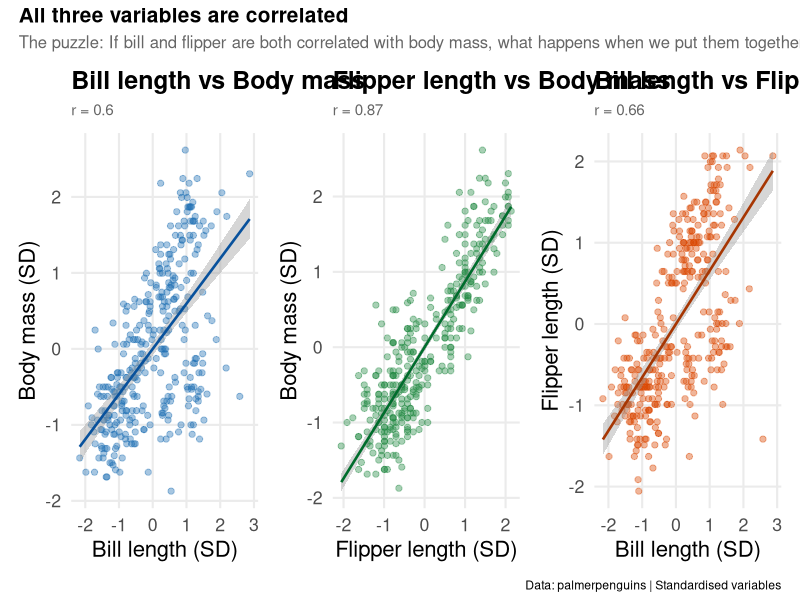
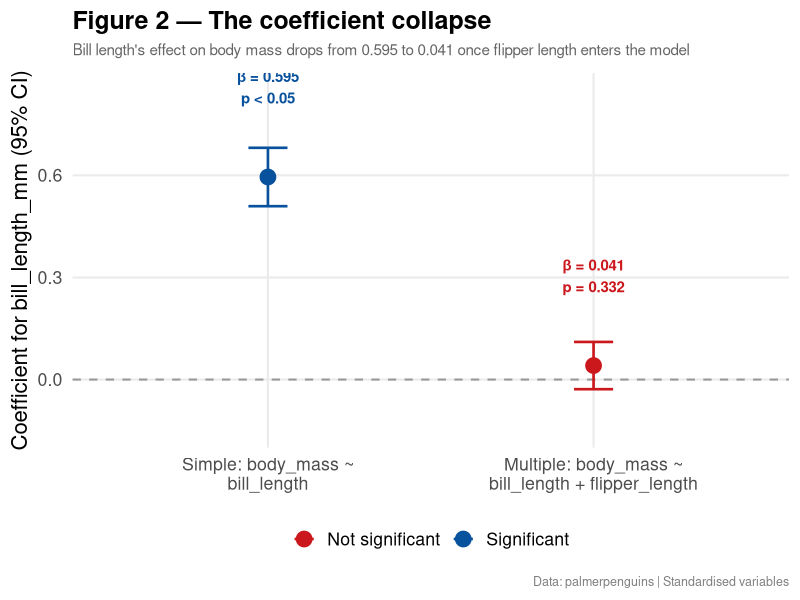
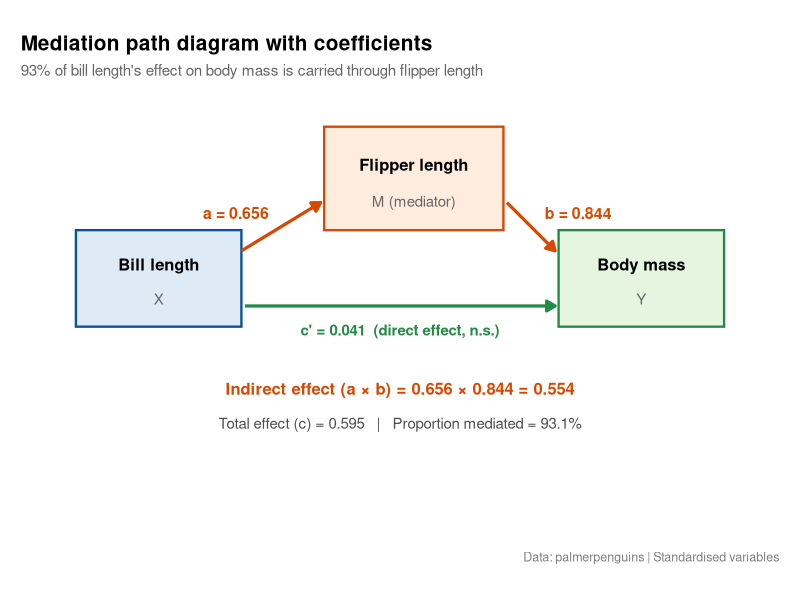
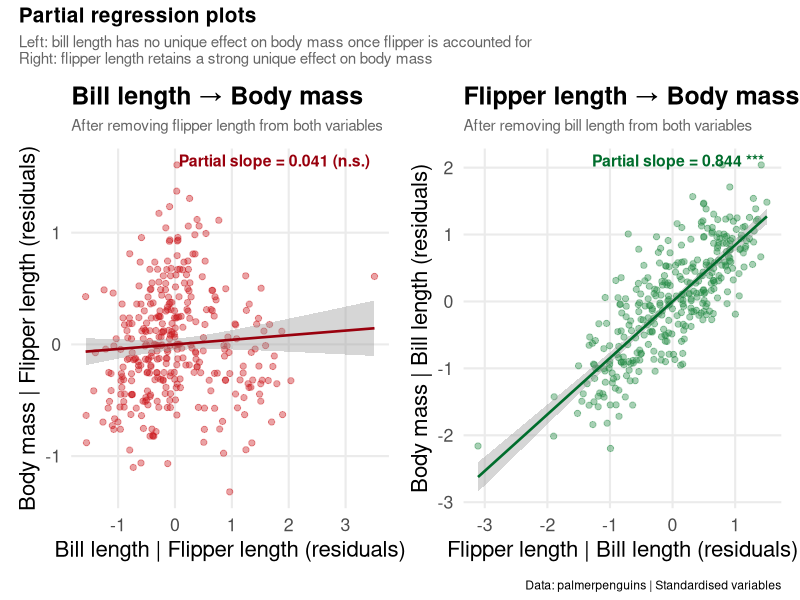

Source code (R) for these figures, in order:
# Get a grip on mediation models

# Load libraries
library(palmerpenguins)
library(tidyverse)
library(broom)
library(patchwork)

# Clean and scale
penguins_clean <- na.omit(penguins[, c("bill_length_mm", "flipper_length_mm", "body_mass_g")])
penguins_s     <- as.data.frame(scale(penguins_clean))

# Set the theme
theme_blog <- theme_minimal(base_size = 16) +
  theme(
    plot.title       = element_text(face = "bold", size = 18, margin = margin(b = 6)),
    plot.subtitle    = element_text(color = "grey40", size = 11, margin = margin(b = 10)),
    plot.caption     = element_text(color = "grey50", size = 9, margin = margin(t = 10)),
    axis.title       = element_text(size = 16),
    panel.grid.minor = element_blank(),
    plot.background  = element_rect(fill = "white", color = NA)
  )

# Scatter plot and associations

scatter_bm_bl <- ggplot(penguins_s, aes(x = bill_length_mm, y = body_mass_g)) +
  geom_point(alpha = 0.4, color = "#2171b5", size = 1.8) +
  geom_smooth(method = "lm", se = TRUE, color = "#08519c", linewidth = 0.9) +
  labs(x = "Bill length (SD)", y = "Body mass (SD)",
       title = "Bill length vs Body mass",
       subtitle = paste0("r = ", round(cor(penguins_s$bill_length_mm, penguins_s$body_mass_g), 2))) +
  theme_blog

scatter_fl_bm <- ggplot(penguins_s, aes(x = flipper_length_mm, y = body_mass_g)) +
  geom_point(alpha = 0.4, color = "#238b45", size = 1.8) +
  geom_smooth(method = "lm", se = TRUE, color = "#006d2c", linewidth = 0.9) +
  labs(x = "Flipper length (SD)", y = "Body mass (SD)",
       title = "Flipper length vs Body mass",
       subtitle = paste0("r = ", round(cor(penguins_s$flipper_length_mm, penguins_s$body_mass_g), 2))) +
  theme_blog

scatter_bl_fl <- ggplot(penguins_s, aes(x = bill_length_mm, y = flipper_length_mm)) +
  geom_point(alpha = 0.4, color = "#d94801", size = 1.8) +
  geom_smooth(method = "lm", se = TRUE, color = "#a63603", linewidth = 0.9) +
  labs(x = "Bill length (SD)", y = "Flipper length (SD)",
       title = "Bill length vs Flipper length",
       subtitle = paste0("r = ", round(cor(penguins_s$bill_length_mm, penguins_s$flipper_length_mm), 2))) +
  theme_blog

fig1 <- scatter_bm_bl + scatter_fl_bm + scatter_bl_fl +
  plot_annotation(
    title   = "All three variables are correlated",
    subtitle = "The puzzle: If bill and flipper are both correlated with body mass, what happens when we put them together?",
    caption  = "Data: palmerpenguins | Standardised variables",
    theme    = theme(
      plot.title    = element_text(face = "bold", size = 15),
      plot.subtitle = element_text(color = "grey40", size = 12),
      plot.background = element_rect(fill = "white", color = NA)
    )
  )

ggsave("Associations.png", fig1,
       width = 12, height = 10, dpi = 300)

# Regression coefficients

model_simple   <- lm(body_mass_g ~ bill_length_mm, data = penguins_s)
model_multiple <- lm(body_mass_g ~ bill_length_mm + flipper_length_mm, data = penguins_s)

coef_df <- bind_rows(
  tidy(model_simple,   conf.int = TRUE) %>% mutate(model = "Simple: body_mass ~ bill_length"),
  tidy(model_multiple, conf.int = TRUE) %>% mutate(model = "Multiple: body_mass ~ bill_length + flipper_length")
) %>%
  filter(term == "bill_length_mm") %>%
  mutate(
    significant = p.value < 0.05,
    model = factor(model, levels = c(
      "Simple: body_mass ~ bill_length",
      "Multiple: body_mass ~ bill_length + flipper_length"
    )),
    label = paste0("β = ", round(estimate, 3),
                   "\np ", ifelse(significant, "< 0.05", "= 0.332"))
  )

fig2 <- ggplot(coef_df, aes(x = model, y = estimate, color = significant)) +
  geom_hline(yintercept = 0, linetype = "dashed", color = "grey60", linewidth = 0.7) +
  geom_errorbar(aes(ymin = conf.low, ymax = conf.high),
                width = 0.12, linewidth = 0.9) +
  geom_point(size = 5) +
  geom_text(aes(label = label), vjust = -2.25, size = 3.8,
            fontface = "bold", show.legend = FALSE) +
  scale_color_manual(values = c("TRUE" = "#08519c", "FALSE" = "#cb181d"),
                     labels = c("TRUE" = "Significant", "FALSE" = "Not significant"),
                     name   = NULL) +
  scale_x_discrete(labels = function(x) str_wrap(x, width = 30)) +
  scale_y_continuous(limits = c(-0.15, 0.85)) +
  labs(
    x = NULL, y = "Coefficient for bill_length_mm (95% CI)",
    title   = "Figure 2 — The coefficient collapse",
    subtitle = "Bill length's effect on body mass drops from 0.595 to 0.041 once flipper length enters the model",
    caption  = "Data: palmerpenguins | Standardised variables"
  ) +
  theme_blog +
  theme(legend.position = "bottom")

ggsave("coefficient_collapse.png", fig2,
       width = 10, height = 10, dpi = 300)

# ============================================================
#  FIGURE 3 — Path diagram with actual coefficients
# ============================================================

model_a  <- lm(flipper_length_mm ~ bill_length_mm, data = penguins_s)
model_bc <- lm(body_mass_g ~ bill_length_mm + flipper_length_mm, data = penguins_s)
model_c  <- lm(body_mass_g ~ bill_length_mm, data = penguins_s)

a   <- round(coef(model_a)["bill_length_mm"], 3)

# In the Baron & Kenny framework, path b is defined as the effect of 
# M on Y controlling for X. Not the simple effect of M on Y alone.

# If you used lm(body_mass_g ~ flipper_length_mm) in isolation, that coefficient
# would include all the ways flipper length relates to body mass — including the
# part that flows back through bill length. You'd be double-counting.
b   <- round(coef(model_bc)["flipper_length_mm"], 3)
c_p <- round(coef(model_bc)["bill_length_mm"], 3)
c   <- round(coef(model_c)["bill_length_mm"], 3)
ab  <- round(a * b, 3)

# Build diagram using annotate() on a blank canvas
fig3 <- ggplot() +
  xlim(0, 10) + ylim(0, 6) +
  coord_fixed() +
  
  # Node boxes
  annotate("rect", xmin = 0.3, xmax = 2.7, ymin = 2.8, ymax = 4.2,
           fill = "#deebf7", color = "#08519c", linewidth = 0.8, radius = unit(4, "pt")) +
  annotate("rect", xmin = 3.9, xmax = 6.5, ymin = 4.2, ymax = 5.7,
           fill = "#feedde", color = "#d94801", linewidth = 0.8, radius = unit(4, "pt")) +
  annotate("rect", xmin = 7.3, xmax = 9.7, ymin = 2.8, ymax = 4.2,
           fill = "#e5f5e0", color = "#238b45", linewidth = 0.8, radius = unit(4, "pt")) +
  
  # Node labels
  annotate("text", x = 1.5, y = 3.7, label = "Bill length", fontface = "bold", size = 4.2) +
  annotate("text", x = 1.5, y = 3.2, label = "X", color = "grey40", size = 3.8) +
  annotate("text", x = 5.2, y = 5.15, label = "Flipper length", fontface = "bold", size = 4.2) +
  annotate("text", x = 5.2, y = 4.62, label = "M (mediator)", color = "grey40", size = 3.8) +
  annotate("text", x = 8.5, y = 3.7, label = "Body mass", fontface = "bold", size = 4.2) +
  annotate("text", x = 8.5, y = 3.2, label = "Y", color = "grey40", size = 3.8) +
  
  # Arrow a: X -> M
  annotate("segment", x = 2.7, xend = 3.85, y = 3.9, yend = 4.6,
           arrow = arrow(length = unit(0.25, "cm"), type = "closed"),
           color = "#d94801", linewidth = 1.1) +
  annotate("text", x = 3.1, y = 4.45, label = paste0("a = ", a),
           color = "#d94801", fontface = "bold", size = 4, hjust = 1) +
  
  # Arrow b: M -> Y
  annotate("segment", x = 6.55, xend = 7.25, y = 4.6, yend = 3.9,
           arrow = arrow(length = unit(0.25, "cm"), type = "closed"),
           color = "#d94801", linewidth = 1.1) +
  annotate("text", x = 7.1, y = 4.45, label = paste0("b = ", b),
           color = "#d94801", fontface = "bold", size = 4, hjust = 0) +
  
  # Arrow c': X -> Y (direct, curved below)
  annotate("segment", x = 2.75, xend = 7.25, y = 3.1, yend = 3.1,
           arrow = arrow(length = unit(0.25, "cm"), type = "closed"),
           color = "#238b45", linewidth = 1.1) +
  annotate("text", x = 5.0, y = 2.75, label = paste0("c' = ", c_p, "  (direct effect, n.s.)"),
           color = "#238b45", fontface = "bold", size = 3.8) +
  
  # Indirect effect label
  annotate("text", x = 5.0, y = 1.9,
           label = paste0("Indirect effect (a \u00d7 b) = ", a, " \u00d7 ", b, " = ", ab),
           color = "#d94801", fontface = "bold", size = 4.2) +
  annotate("text", x = 5.0, y = 1.4,
           label = paste0("Total effect (c) = ", c, "   |   Proportion mediated = 93.1%"),
           color = "grey30", size = 3.8) +
  
  labs(
    title   = "Mediation path diagram with coefficients",
    subtitle = "93% of bill length's effect on body mass is carried through flipper length",
    caption  = "Data: palmerpenguins | Standardised variables"
  ) +
  theme_void(base_size = 13) +
  theme(
    plot.title      = element_text(face = "bold", size = 15, margin = margin(b = 6)),
    plot.subtitle   = element_text(color = "grey40", size = 11, margin = margin(b = 4)),
    plot.caption    = element_text(color = "grey50", size = 9, margin = margin(t = 8)),
    plot.background = element_rect(fill = "white", color = NA),
    plot.margin     = margin(15, 15, 15, 15)
  )

ggsave("path_diagram.png", fig3, 
       width = 10, height = 6, dpi = 300)

#  Partial regression plots

# Residualise bill_length and body_mass after removing flipper_length's effect
resid_bill_on_flipper <- residuals(lm(bill_length_mm  ~ flipper_length_mm, data = penguins_s))
resid_body_on_flipper <- residuals(lm(body_mass_g     ~ flipper_length_mm, data = penguins_s))

# Residualise flipper_length and body_mass after removing bill_length's effect
resid_flip_on_bill    <- residuals(lm(flipper_length_mm ~ bill_length_mm, data = penguins_s))
resid_body_on_bill    <- residuals(lm(body_mass_g       ~ bill_length_mm, data = penguins_s))

partial_df <- tibble(
  resid_bill  = resid_bill_on_flipper,
  resid_flip  = resid_flip_on_bill,
  resid_bm_1  = resid_body_on_flipper,
  resid_bm_2  = resid_body_on_bill
)

# Partial slope labels
slope_bill <- round(coef(lm(resid_bm_1 ~ resid_bill, data = partial_df))["resid_bill"], 3)
slope_flip <- round(coef(lm(resid_bm_2 ~ resid_flip, data = partial_df))["resid_flip"], 3)

p4a <- ggplot(partial_df, aes(x = resid_bill, y = resid_bm_1)) +
  geom_point(alpha = 0.4, color = "#cb181d", size = 1.8) +
  geom_smooth(method = "lm", se = TRUE, color = "#99000d", linewidth = 0.9) +
  annotate("text", x = Inf, y = Inf, hjust = 1.1, vjust = 1.5,
           label = paste0("Partial slope = ", slope_bill, " (n.s.)"),
           color = "#99000d", fontface = "bold", size = 4) +
  labs(
    x = "Bill length | Flipper length (residuals)",
    y = "Body mass | Flipper length (residuals)",
    title = "Bill length → Body mass",
    subtitle = "After removing flipper length from both variables"
  ) +
  theme_blog

p4b <- ggplot(partial_df, aes(x = resid_flip, y = resid_bm_2)) +
  geom_point(alpha = 0.4, color = "#238b45", size = 1.8) +
  geom_smooth(method = "lm", se = TRUE, color = "#006d2c", linewidth = 0.9) +
  annotate("text", x = Inf, y = Inf, hjust = 1.1, vjust = 1.5,
           label = paste0("Partial slope = ", slope_flip, " ***"),
           color = "#006d2c", fontface = "bold", size = 4) +
  labs(
    x = "Flipper length | Bill length (residuals)",
    y = "Body mass | Bill length (residuals)",
    title = "Flipper length → Body mass",
    subtitle = "After removing bill length from both variables"
  ) +
  theme_blog

fig4 <- p4a + p4b +
  plot_annotation(
    title    = "Partial regression plots",
    subtitle = "Left: bill length has no unique effect on body mass once flipper is accounted for\nRight: flipper length retains a strong unique effect on body mass",
    caption  = "Data: palmerpenguins | Standardised variables",
    theme    = theme(
      plot.title    = element_text(face = "bold", size = 15),
      plot.subtitle = element_text(color = "grey40", size = 11),
      plot.background = element_rect(fill = "white", color = NA)
    )
  )

ggsave("partial_regression.png", fig4, 
       width = 11, height = 5, dpi = 300)
